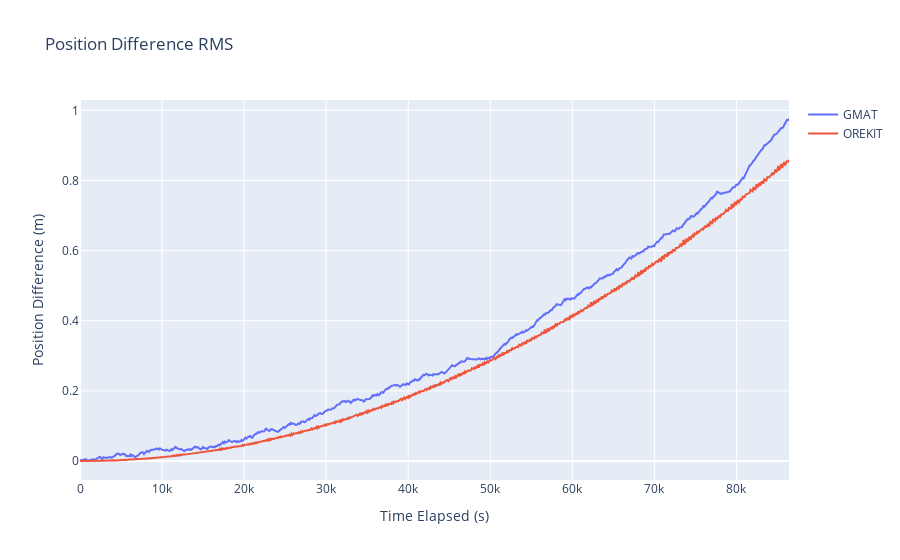

This figure's notebook cell:
### Markdown cell above
Plot position error

### Code cell
orbit_df_RMS_position_list = [
    ostk_states_compared_df[list_ind][["Elapsed secs", "${\delta}x$"]]
    for list_ind in range(0, len(all_comparison_states))
]

figure = go.Figure()
figure.update_layout(title=f"Position Difference RMS", showlegend=True, height=1000)
figure.update_xaxes(title_text="Time Elapsed (s)")
figure.update_yaxes(title_text="Position Difference (m)")

for list_ind, orbit_df_RMS_position in enumerate(orbit_df_RMS_position_list):
    figure.add_trace(
        go.Scatter(
            x=orbit_df_RMS_position["Elapsed secs"],
            y=orbit_df_RMS_position["${\delta}x$"],
            name=legend_name_list[list_ind],
            mode="lines",
        )
    )

figure.show()

### Figure 1 — Plotly figure (JSON) as saved in the notebook; plotly's stock layout.template omitted (floating-point values rounded to 4 significant figures; data arrays with more than 128 entries replaced by an {"elided": "..."} marker saying what was removed)
{"data": [{"mode": "lines", "name": "GMAT", "type": "scatter", "x": {"elided": "721 float values"}, "y": {"elided": "721 float values"}}, {"mode": "lines", "name": "OREKIT", "type": "scatter", "x": {"elided": "721 int values"}, "y": {"elided": "721 float values"}}], "layout": {"autosize": true, "showlegend": true, "title": {"text": "Position Difference RMS"}, "xaxis": {"autorange": true, "range": [0, 86400], "title": {"text": "Time Elapsed (s)"}, "type": "linear"}, "yaxis": {"autorange": true, "range": [-0.05418, 1.029], "title": {"text": "Position Difference (m)"}, "type": "linear"}}}
